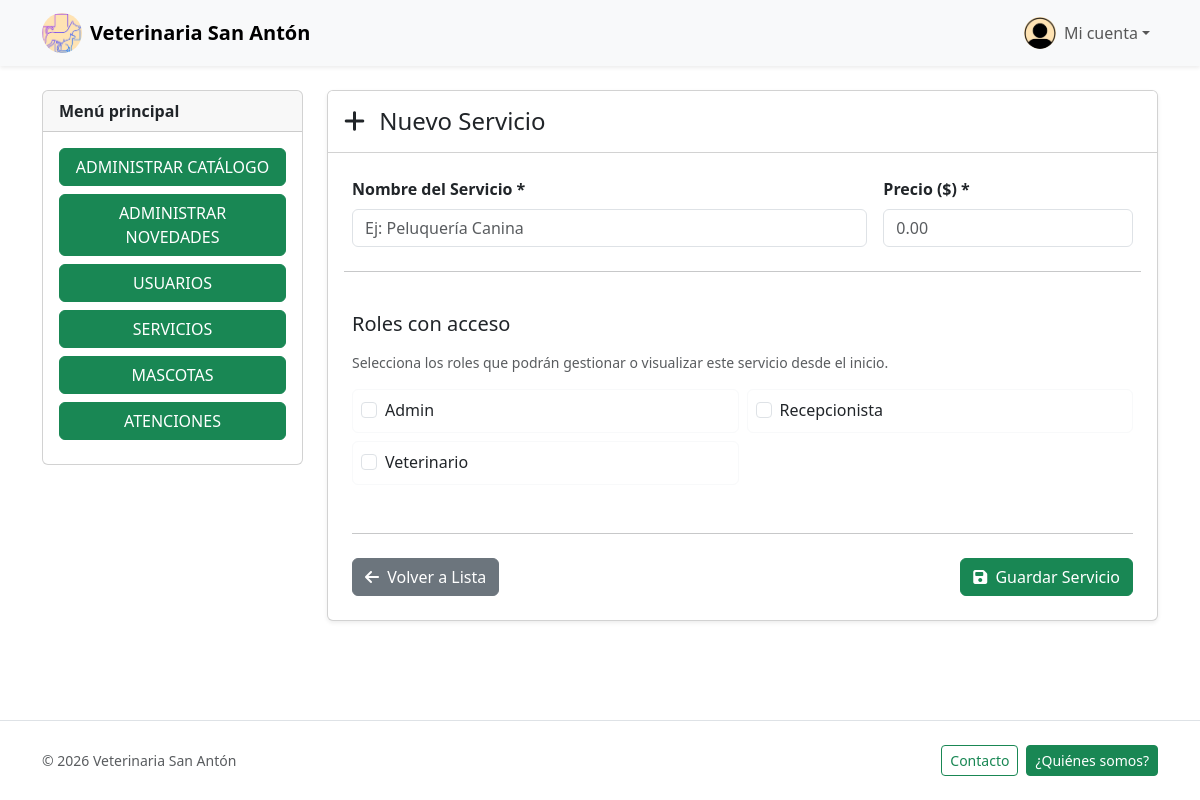
/servicios/crear.php (signed in), run on an earlier commit of the app's database.
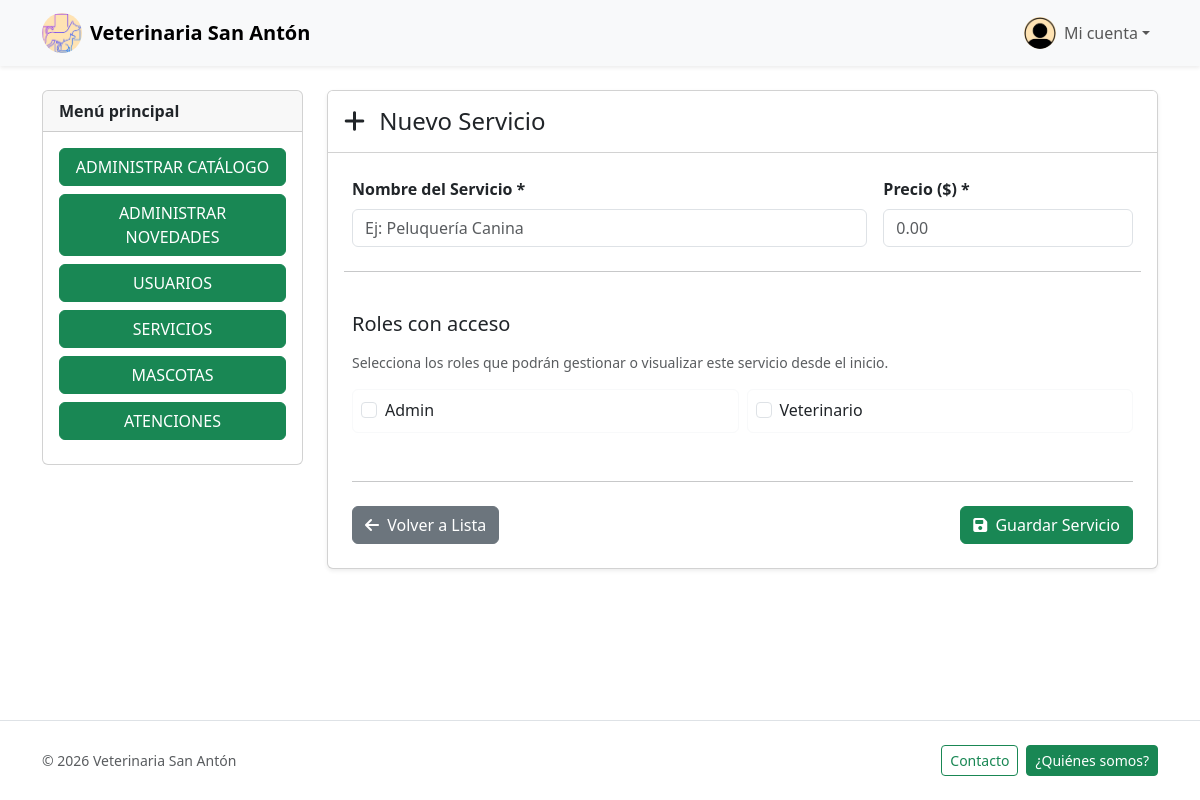
And on a later commit of the database.
### tables this page shows
CREATE TABLE `roles` (
  `id`     INT(11)      NOT NULL AUTO_INCREMENT,
  `nombre` VARCHAR(100) NOT NULL,
  PRIMARY KEY (`id`)
);

### src/Core/SessionHandler.php (called while the page is built, shortened)
<?php
class SessionHandler
{
    public static function getRol(): ?string
    {
        return $_SESSION[self::KEY_ROL] ?? null;
    }
    public static function estaAutenticado(): bool
    {
        return isset($_SESSION[self::KEY_USUARIO_ID]);
    }
    public static function esPersonal(): bool
    {
        return isset($_SESSION[self::KEY_PERSONAL_ID]);
    }
}

### src/Modules/Servicios/ServicioRepository.php (called while the page is built, shortened)
<?php
class ServicioRepository
{
    public static function getAllRoles()
    {
        $db = DB::getConn();
        $result = $db->query("SELECT * FROM roles ORDER BY nombre ASC");
        return $result->fetch_all(MYSQLI_ASSOC);
    }
}

### src/Modules/Servicios/ServicioService.php (called while the page is built, shortened)
<?php
class ServicioService
{
    public static function getAllRoles()
    {
        return ServicioRepository::getAllRoles();
    }
}

### public/servicios/crear.php (the view, shortened to what this page needs)
<?php
include_once __DIR__ . "/../../src/Templates/header.php";
$all_roles = ServicioService::getAllRoles();
?>
<div class="container py-4">
    <div class="row g-4">
        <aside class="col-md-4 col-lg-3 d-none d-md-block">
            <div class="card sticky-top" style="top: 1rem;">
                <div class="card-header fw-semibold">Menú principal</div>
                <div class="card-body d-grid gap-2">
                    <?php include_once __DIR__ . "/../../src/Templates/menu_lateral.php"; ?>
                </div>
            </div>
        </aside>
        <div class="col-12 col-md-8 col-lg-9">
            <div class="card shadow-sm">
                <div class="card-header bg-white py-3">
                    <h1 class="h4 mb-0">
                        <i class="fas fa-plus me-2"></i>
                        Nuevo Servicio
                    </h1>
                </div>
                <div class="card-body p-4">
                    <form action="crear.php" method="POST">
                        <div class="row g-3">
                            <div class="col-md-8">
                                <label for="nombre" class="form-label fw-bold">Nombre del Servicio *</label>
                                <input type="text" name="nombre" id="nombre" class="form-control"
                                    placeholder="Ej: Peluquería Canina" required>
                            </div>
                            <div class="col-md-4">
                                <label for="precio" class="form-label fw-bold">Precio ($) *</label>
                                <input type="number" step="0.01" name="precio" id="precio" class="form-control"
                                    placeholder="0.00" required>
                            </div>
                            <hr class="my-4">
                            <div class="col-12">
                                <h5 class="mb-3">Roles con acceso</h5>
                                <p class="small text-muted mb-3">Selecciona los roles que podrán gestionar o visualizar este servicio desde el inicio.</p>
                                <div class="row row-cols-1 row-cols-sm-2 g-2">
                                    <?php foreach ($all_roles as $rol): ?>
                                        <div class="col">
                                            <div class="card h-100 border-light hover-light">
                                                <div class="card-body p-2">
                                                    <div class="form-check">
                                                        <input class="form-check-input" type="checkbox" name="roles[]"
                                                            value="<?php echo $rol['id']; ?>"
                                                            id="rol_<?php echo $rol['id']; ?>">
                                                        <label class="form-check-label d-block cursor-pointer" for="rol_<?php echo $rol['id']; ?>">
                                                            <?php echo ucfirst(htmlspecialchars($rol['nombre'])); ?>
                                                        </label>
                                                    </div>
                                                </div>
                                            </div>
                                        </div>
                                    <?php endforeach; ?>
                                </div>
                            </div>
                            <div class="col-12 mt-4">
                                <hr class="my-4">
                                <div class="d-flex gap-2 flex-wrap justify-content-between">
                                    <a href="index.php" class="btn btn-secondary">
                                        <i class="fas fa-arrow-left me-1"></i> Volver a Lista
                                    </a>
                                    <button type="submit" class="btn btn-success">
                                        <i class="fas fa-save me-1"></i> Guardar Servicio
                                    </button>
                                </div>
                            </div>
                        </div>
                    </form>
                </div>
            </div>
        </div>
    </div>
</div>
<?php include_once __DIR__ . "/../../src/Templates/footer.php"; ?>

### src/Templates/header.php (shortened to what this page needs)
<!DOCTYPE html>
<html lang="es">
<head>
    <link href="https://cdn.jsdelivr.net/npm/bootstrap@5.3.2/dist/css/bootstrap.min.css" rel="stylesheet">
    <link rel="stylesheet" href="https://cdnjs.cloudflare.com/ajax/libs/font-awesome/6.4.0/css/all.min.css">
    <link rel="stylesheet" type="text/css" href="<?php echo BASE_URL; ?>css/style.css?v=<?php echo time(); ?>">
</head>
<body>
    <header>
        <nav class="navbar navbar-expand-lg navbar-light bg-body-tertiary shadow-sm">
            <div class="container">
                <a class="navbar-brand d-flex align-items-center" href="<?php echo BASE_URL; ?>index.php">
                    <img src="<?php echo BASE_URL; ?>uploads/Logo.jpeg" alt="Logo Veterinaria San Anton" width="40" height="40" class="me-2 rounded-circle object-fit-cover">
                    <span class="brand-title">Veterinaria San Antón</span>
                </a>
                <div class="collapse navbar-collapse" id="mainNavbar">
                    <ul class="navbar-nav ms-auto mb-2 mb-lg-0 align-items-lg-center">
                        <?php if (SessionHandler::estaAutenticado()): ?>
                            <li class="nav-item dropdown">
                                <a class="nav-link dropdown-toggle d-flex align-items-center" href="#" role="button" data-bs-toggle="dropdown" aria-expanded="false">
                                    <img src="<?php echo BASE_URL; ?>uploads/Perfil.jpeg" alt="Foto de perfil" width="32" height="32" class="rounded-circle me-2 object-fit-cover">
                                    <span>Mi cuenta</span>
                                </a>
                            </li>
                        <?php else: ?>
                            <li class="nav-item">
                                <a href="<?php echo BASE_URL; ?>auth/login.php" class="btn btn-success ms-lg-2">Iniciar sesión</a>
                            </li>
                        <?php endif; ?>
                    </ul>
                </div>
            </div>
        </nav>
    </header>

### src/Templates/menu_lateral.php (shortened to what this page needs)
<?php
$is_logged_in = SessionHandler::estaAutenticado();
$user_role    = SessionHandler::getRol();
$is_personal  = SessionHandler::esPersonal();
?>
<div class="menuLateral">
  <?php if ($is_logged_in): ?>
    <?php if ($is_personal): ?>
      <?php if ($user_role == "admin"): ?>
        <a href="<?php echo BASE_URL; ?>catalogos/index.php" class='btn btn-success mb-2 w-100'>ADMINISTRAR CATÁLOGO</a>
        <a href="<?php echo BASE_URL; ?>novedades/index.php" class='btn btn-success mb-2 w-100'>ADMINISTRAR NOVEDADES</a>
        <a href="<?php echo BASE_URL; ?>usuarios/index.php" class='btn btn-success mb-2 w-100'>USUARIOS</a>
        <a href="<?php echo BASE_URL; ?>servicios/index.php" class='btn btn-success mb-2 w-100'>SERVICIOS</a>
        <a href="<?php echo BASE_URL; ?>mascotas/index.php" class='btn btn-success mb-2 w-100'>MASCOTAS</a>
        <a href="<?php echo BASE_URL; ?>atenciones/index.php" class='btn btn-success mb-2 w-100'>ATENCIONES</a>
      <?php endif; ?>
    <?php endif; ?>
  <?php else:
  ?>
    <a href='<?php echo BASE_URL; ?>catalogos/index.php' class='btn btn-success mb-2 w-100'>CATÁLOGO</a>
    <a href='<?php echo BASE_URL; ?>novedades/index.php' class='btn btn-success mb-2 w-100'>NOVEDADES</a>
  <?php endif; ?>
</div>

### src/Templates/footer.php (shortened to what this page needs)
    <footer class="border-top py-4 mt-auto">
        <div class="container d-flex flex-wrap justify-content-between align-items-center gap-2">
            <span class="text-body-secondary small">© <?php echo date('Y'); ?> Veterinaria San Antón</span>
            <div class="d-flex gap-2">
                <a href="<?php echo BASE_URL; ?>contacto.php" class="btn btn-outline-success btn-sm">Contacto</a>
                <a href="<?php echo BASE_URL; ?>quienes_somos.php" class="btn btn-success btn-sm">¿Quiénes somos?</a>
            </div>
        </div>
    </footer>
</body>
</html>

### public/css/style.css (style rules this page uses)
:root { --brand-green: #198754; }
html, body { height: 100%; }
body { display: flex; flex-direction: column; }
.brand-title { font-weight: 700; }
.menuLateral a.btn { width: 100%; }
.object-fit-cover { object-fit: cover; }

### public/servicios/crear.php (style rules this page uses)
.cursor-pointer { cursor: pointer; }

What changed in the data, as far as the page shows it:
removed roles: nombre "Recepcionista"
